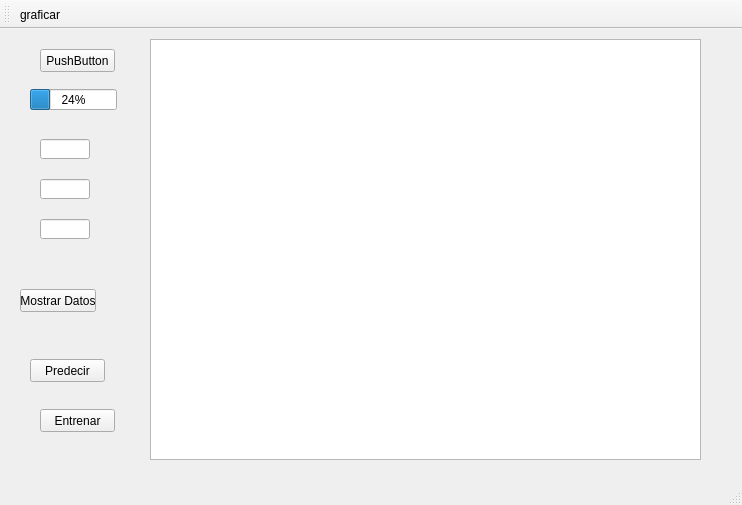
<?xml version="1.0" encoding="UTF-8"?>
<ui version="4.0">
 <class>Interfaze</class>
 <widget class="QMainWindow" name="Interfaze">
  <property name="geometry">
   <rect>
    <x>0</x>
    <y>0</y>
    <width>742</width>
    <height>505</height>
   </rect>
  </property>
  <property name="windowTitle">
   <string>Interfaze</string>
  </property>
  <widget class="QWidget" name="centralWidget">
   <widget class="QTableWidget" name="Tabla">
    <property name="geometry">
     <rect>
      <x>150</x>
      <y>10</y>
      <width>551</width>
      <height>421</height>
     </rect>
    </property>
   </widget>
   <widget class="QProgressBar" name="barra">
    <property name="geometry">
     <rect>
      <x>30</x>
      <y>60</y>
      <width>87</width>
      <height>21</height>
     </rect>
    </property>
    <property name="value">
     <number>24</number>
    </property>
   </widget>
   <widget class="QPushButton" name="predecirCarga">
    <property name="geometry">
     <rect>
      <x>30</x>
      <y>330</y>
      <width>75</width>
      <height>23</height>
     </rect>
    </property>
    <property name="text">
     <string>Predecir</string>
    </property>
   </widget>
   <widget class="QPushButton" name="Entrenar">
    <property name="geometry">
     <rect>
      <x>40</x>
      <y>380</y>
      <width>75</width>
      <height>23</height>
     </rect>
    </property>
    <property name="text">
     <string>Entrenar</string>
    </property>
   </widget>
   <widget class="QLineEdit" name="lineEdit_2">
    <property name="geometry">
     <rect>
      <x>40</x>
      <y>110</y>
      <width>50</width>
      <height>20</height>
     </rect>
    </property>
   </widget>
   <widget class="QLineEdit" name="lineEdit_3">
    <property name="geometry">
     <rect>
      <x>40</x>
      <y>190</y>
      <width>50</width>
      <height>20</height>
     </rect>
    </property>
   </widget>
   <widget class="QPushButton" name="pushButton">
    <property name="geometry">
     <rect>
      <x>40</x>
      <y>20</y>
      <width>75</width>
      <height>23</height>
     </rect>
    </property>
    <property name="text">
     <string>PushButton</string>
    </property>
   </widget>
   <widget class="QPushButton" name="MostrarData">
    <property name="geometry">
     <rect>
      <x>20</x>
      <y>260</y>
      <width>76</width>
      <height>23</height>
     </rect>
    </property>
    <property name="text">
     <string>Mostrar Datos</string>
    </property>
   </widget>
   <widget class="QLineEdit" name="lineEdit">
    <property name="geometry">
     <rect>
      <x>40</x>
      <y>150</y>
      <width>50</width>
      <height>20</height>
     </rect>
    </property>
   </widget>
  </widget>
  <widget class="QMenuBar" name="menuBar">
   <property name="geometry">
    <rect>
     <x>0</x>
     <y>0</y>
     <width>742</width>
     <height>21</height>
    </rect>
   </property>
  </widget>
  <widget class="QToolBar" name="mainToolBar">
   <attribute name="toolBarArea">
    <enum>TopToolBarArea</enum>
   </attribute>
   <attribute name="toolBarBreak">
    <bool>false</bool>
   </attribute>
   <addaction name="actionGraficar"/>
  </widget>
  <widget class="QStatusBar" name="statusBar"/>
  <action name="actionGraficar">
   <property name="text">
    <string>graficar</string>
   </property>
  </action>
 </widget>
 <layoutdefault spacing="6" margin="11"/>
 <tabstops>
  <tabstop>Tabla</tabstop>
  <tabstop>lineEdit_2</tabstop>
  <tabstop>lineEdit_3</tabstop>
  <tabstop>predecirCarga</tabstop>
  <tabstop>Entrenar</tabstop>
 </tabstops>
 <resources/>
 <connections>
  <connection>
   <sender>Entrenar</sender>
   <signal>clicked()</signal>
   <receiver>Interfaze</receiver>
   <slot>fillbar()</slot>
   <hints>
    <hint type="sourcelabel">
     <x>684</x>
     <y>86</y>
    </hint>
    <hint type="destinationlabel">
     <x>299</x>
     <y>211</y>
    </hint>
   </hints>
  </connection>
  <connection>
   <sender>MostrarData</sender>
   <signal>clicked()</signal>
   <receiver>Interfaze</receiver>
   <slot>setSize()</slot>
   <hints>
    <hint type="sourcelabel">
     <x>229</x>
     <y>346</y>
    </hint>
    <hint type="destinationlabel">
     <x>298</x>
     <y>157</y>
    </hint>
   </hints>
  </connection>
  <connection>
   <sender>predecirCarga</sender>
   <signal>clicked()</signal>
   <receiver>Interfaze</receiver>
   <slot>prediceCarga()</slot>
   <hints>
    <hint type="sourcelabel">
     <x>651</x>
     <y>166</y>
    </hint>
    <hint type="destinationlabel">
     <x>680</x>
     <y>281</y>
    </hint>
   </hints>
  </connection>
 </connections>
 <slots>
  <slot>fillbar()</slot>
  <slot>setSize()</slot>
  <slot>mostrarVentanaCurva()</slot>
  <slot>prediceCarga()</slot>
 </slots>
</ui>
